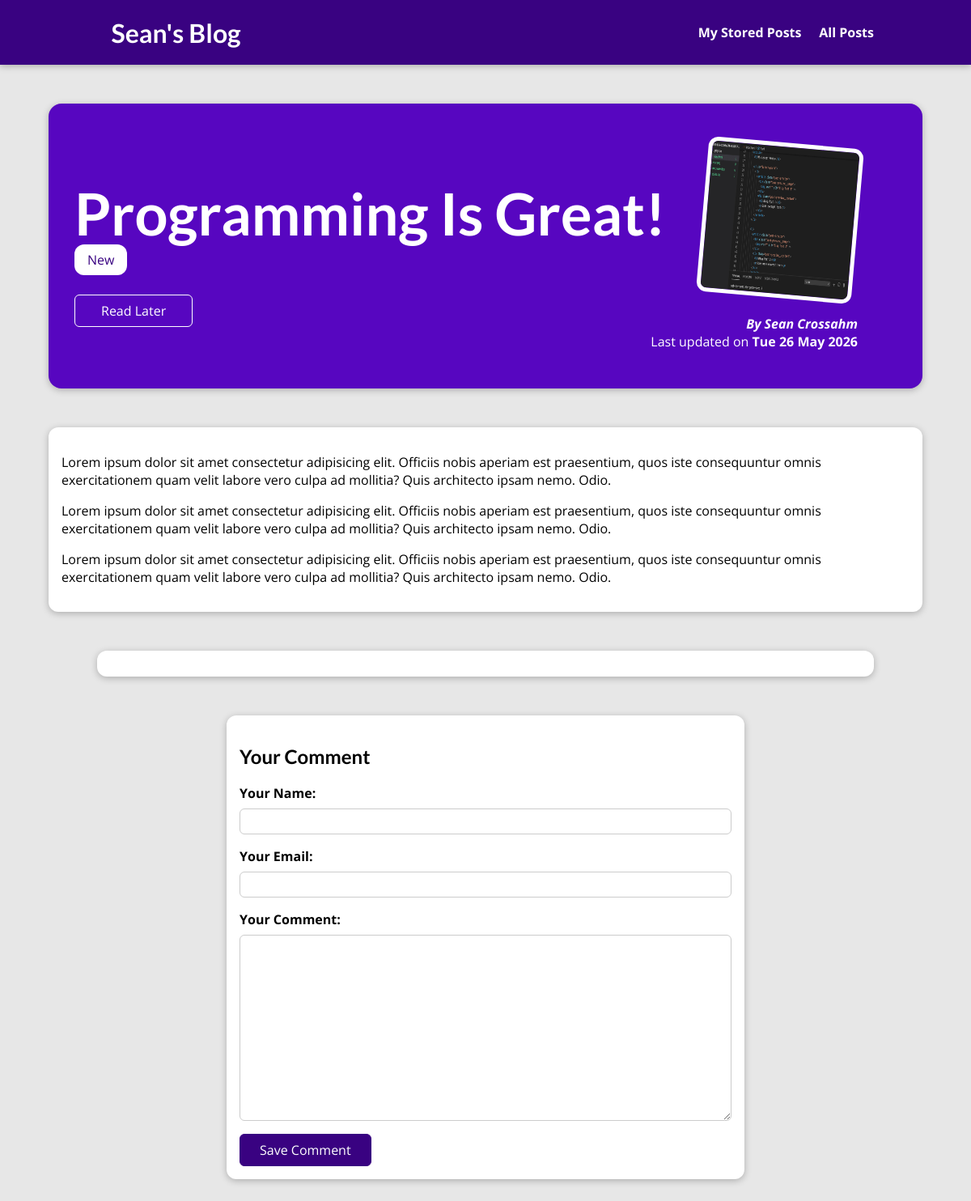
/posts/programming-is-fun, run on an earlier commit of the app's database.
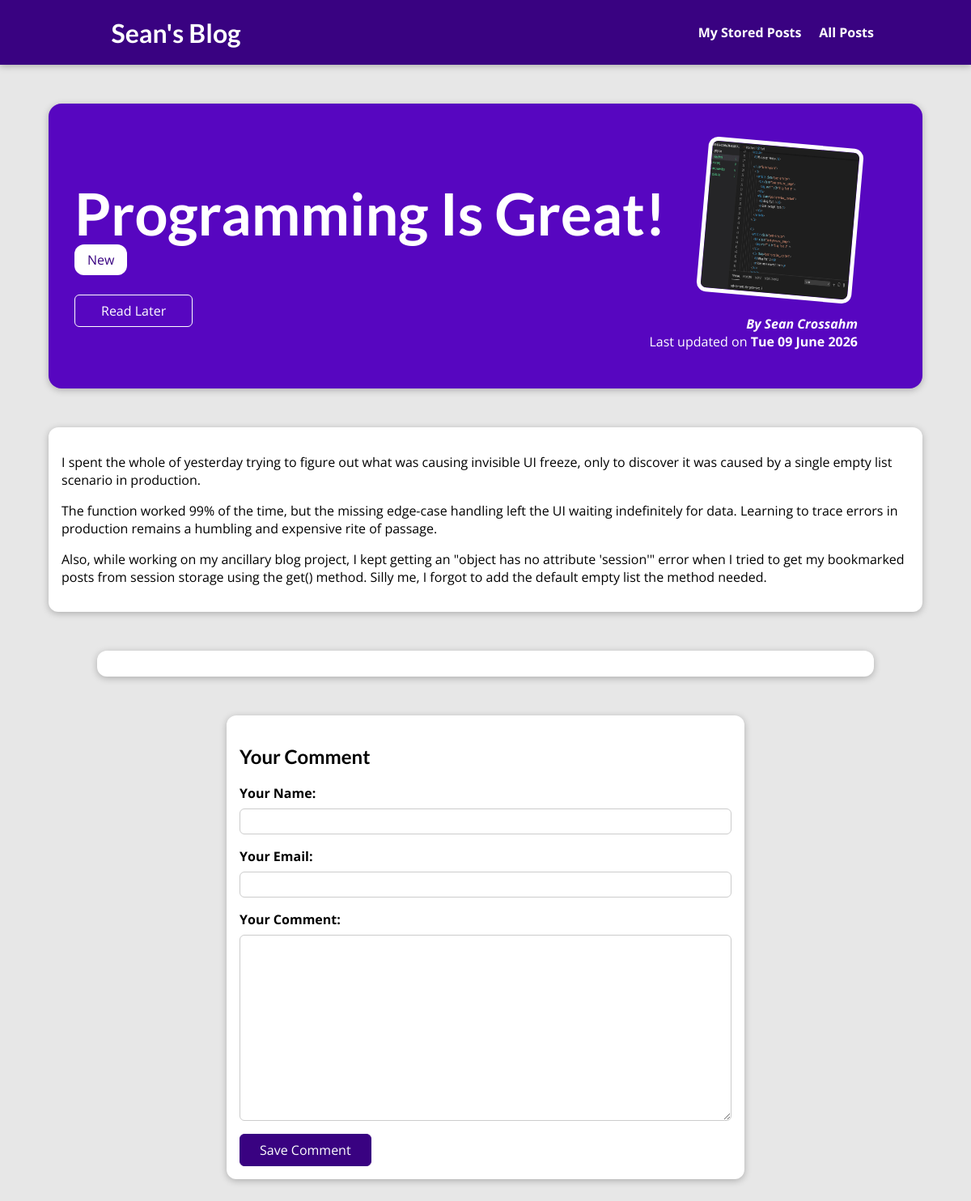
And on a later commit of the database.
### blog/models.py (models this page shows, shortened)
class Post(models.Model):
    title = models.CharField(max_length=50)
    excerpt = models.CharField(max_length=220)
    image = models.ImageField(upload_to="posts", null=True)
    date = models.DateField(auto_now=True)
    slug = models.SlugField(unique=True,db_index=True)
    content = models.TextField(validators=[MinLengthValidator(10)])
    author = models.ForeignKey(Author,on_delete=models.SET_NULL, null=True,related_name="posts")
    tags = models.ManyToManyField(Tag)

class Author(models.Model):
    first_name = models.CharField(max_length=60)
    last_name = models.CharField(max_length=60)
    email_address=models.EmailField(max_length=120)
    def full_name(self):
        return f"{self.first_name} {self.last_name}"
    def __str__(self):
        return self.full_name()

### blog/views.py (the view, shortened to what this page needs)
# urls.py: path("posts/<slug:slugPost>",views.SinglePostView.as_view(),name="post-details-page"),
class SinglePostView(View):
    def is_stored_post(self,request,post_id):
        stored_posts = request.session.get("stored_posts")
        is_bookmarked_for_later = False
        if stored_posts is not None:
            is_bookmarked_for_later = any(val == post_id for val in stored_posts)
        else:
            is_bookmarked_for_later = False
        return is_bookmarked_for_later
    def get(self,request,slugPost):
        post = Post.objects.get(slug=slugPost)
        context ={
            "post" : post,
            "post_tags" :  post.tags.all(),
            "comment_form": CommentForm(),
            "comments": post.comments.all().order_by("-id"),
            "bookmarked_for_later": self.is_stored_post(request,post.id)
        }
        return render(request,"blog/post-detail.html",context)

### blog/forms.py
class CommentForm(forms.ModelForm):
    class Meta:
        model = Comment
        exclude = ["post"]
        labels= {
            "user_name" : "Your Name",
            "user_email" : "Your Email",
            "text": "Your Comment"
        }

### blog/templates/blog/post-detail.html (shortened to what this page needs)
{% extends "base_layout.html" %}
{% load static %}
{% block css_files%}
  <link rel="stylesheet" href="{% static "blog/post-detail.css" %}" >
{% endblock %}
{% block page_body %}
 <section id="summary">
    <h2>{{post.title}}</h2>
    <div>
      {% for tag in post_tags %}
         <span class="tag">{{ tag.caption }}</span>
      {% endfor %}
    </div>
    <div id="read-later">
      <form action="{% url "read-later" %}" method="POST">
        <button>
          {% if bookmarked_for_later %}
             Remove From "Read Later" List
          {% else %}
             Read Later
          {% endif %}
        </button>
      </form>
    </div>
    <article>
        <img src ="{{post.image.url}}" alt = "{{post.title}}"/>
        <address>By <a href="mailto:{{ post.author.email_address}}">{{post.author}}</a></address>
        <div>Last updated on <time>{{post.date|date:"D d F Y"}}</time></div>
    </article>
 </section>
 <main>
  {{post.content|linebreaks}}
 </main>
 <section id="comments">
 </section>
 <section id="comment-form">
    <h2>Your Comment</h2>
    <form action="{% url "post-details-page" post.slug %}" method="POST">
      {% for form_field in comment_form %}
        <div class="form-control {% if form_field.errors %}invalid{% endif %}">
          {{ form_field.label_tag }}
          {{ form_field }}
        </div>
      {% endfor %}
      <button type="submit">Save Comment</button>
    </form>
 </section>
{% endblock %}

What changed in the data, as far as the page shows it:
changed Post "Programming Is Great!": date "Tue 26 May 2026" → "Tue 09 June 2026"; content "Lorem ipsum dolor sit amet consectetur adipisicing elit. Officiis nobis aperiam est praesentium, quos iste consequuntur omnis exercitationem quam velit labore vero culpa ad mollitia? Quis architecto ipsam nemo. Odio. Lorem ipsum dolor sit amet consectetur adipisicing elit. Officiis nobis aperiam est praesentium, quos iste consequuntur omnis exercitationem quam velit labore vero culpa ad mollitia? Quis architecto ipsam nemo. Odio. Lorem ipsum dolor sit amet consectetur adipisicing elit. Officiis nobis aperiam est praesentium, quos iste consequuntur omnis exercitationem quam velit labore vero culpa ad mollitia? Quis architecto ipsam nemo. Odio." → "I spent the whole of yesterday trying to figure out what was causing invisible UI freeze, only to discover it was caused by a single empty list scenario in production. The function worked 99% of the time, but the missing edge-case handling left the UI waiting indefinitely for data. Learning to trace errors in production remains a humbling and expensive rite of passage. Also, while working on my ancillary blog project, I kept getting an \"object has no attribute 'session'\" error when I tried to get my bookmarked posts from session storage using the get() method. Silly me, I forgot to add the default empty list the method needed."
